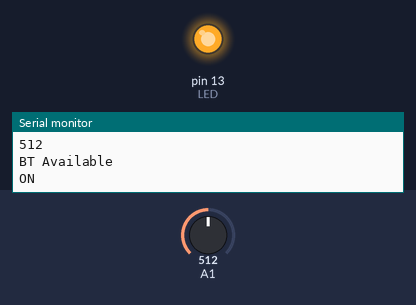
A sketch run on a simulated Arduino Uno, built with avr-gcc and run on an emulated ATmega328P. Parts: output pins drawn as LEDs (lit = HIGH), the last lines printed to the serial monitor. Inputs (shaded band) come from the test bench; at power-on: A1 = 512.

Above: at 1.3 s.
1.4 s: A1 set to 487
At 2.3 s:
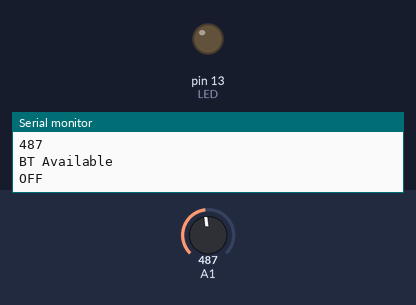
3.0 s: A1 set to 511
At 4.0 s:
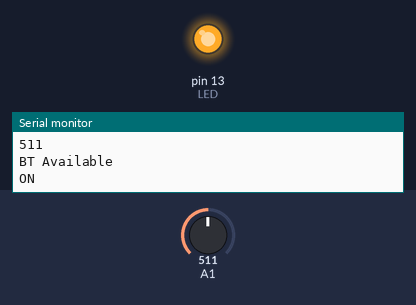
4.5 s: A1 set to 306
At 5.7 s:
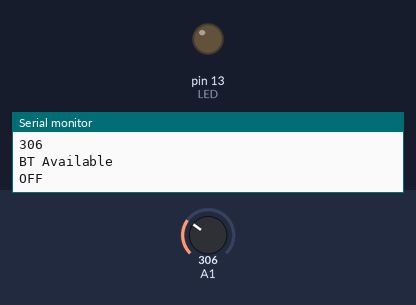
Timing chart, 0 to 7.5 s (numbered marks = the images above; inputs shaded):
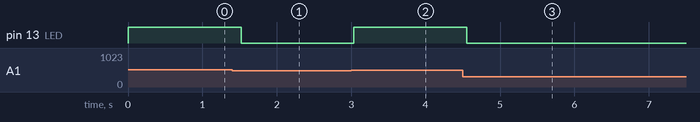

Measured:
- the behaviour switches between 500 and 499 on A1 (found by bisection; images 0 and 1)
- after the input at 1.4 s, pin 13 (LED): HIGH → LOW after 0.12 s
- after the input at 3.0 s, pin 13 (LED): LOW → HIGH at once
- after the input at 4.5 s, pin 13 (LED): HIGH → LOW after 0.05 s

The sketch:

ARPot_Arduino.ino
```cpp
#include <SoftwareSerial.h>

SoftwareSerial BT(2, 3); // RX, TX
int LED = 13;


void setup() {
  // Open serial communications and wait for port to open:
  Serial.begin(9600);
  while (!Serial) {
    ; // wait for serial port to connect. Needed for native USB port only
  }

  Serial.println("Serial Preparing!");

  // set the data rate for the SoftwareSerial port
  BT.begin(9600);
  //  BT.println("Hello, world?");

  pinMode(LED, OUTPUT);
  //  pinMode(sensorValue, INPUT);
}

void loop() { // run over and over
  int sensorValue = analogRead(A1);
  int sensorFlag = 500;
  Serial.println(sensorValue);

//    if (BT.available()) {
      Serial.println("BT Available");
      if (sensorValue >= sensorFlag) {
        BT.println("ON");
        Serial.println("ON");
        digitalWrite(LED, true);
      } else if (sensorValue < sensorFlag) {
        BT.println("OFF");
        Serial.println("OFF");
        digitalWrite(LED, false);
      } else {
        BT.write("NoData");
        digitalWrite(LED, false);
      }
      delay(500);
//    }

}
```
